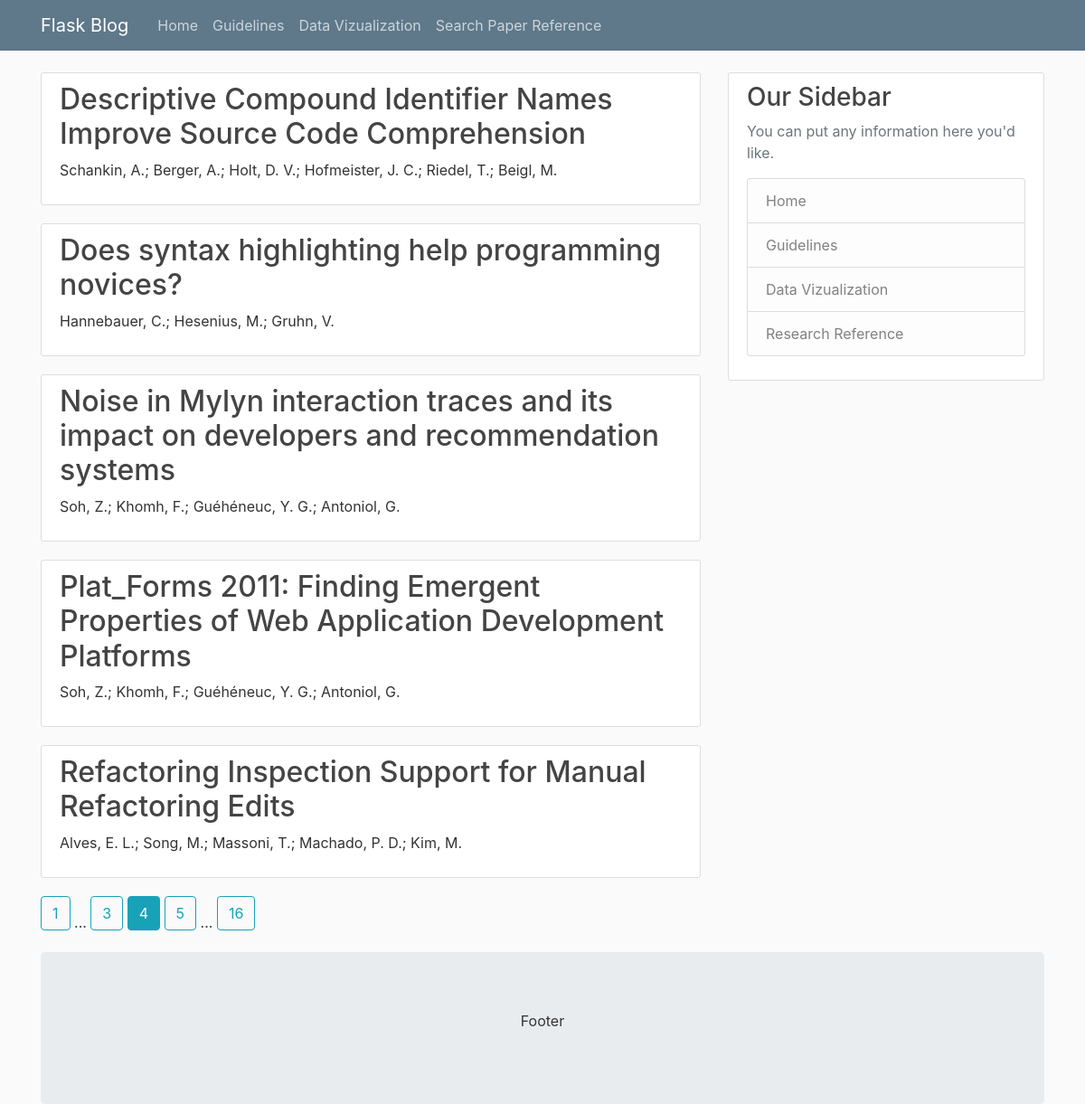
/search?page=4, run on an earlier commit of the app's database.
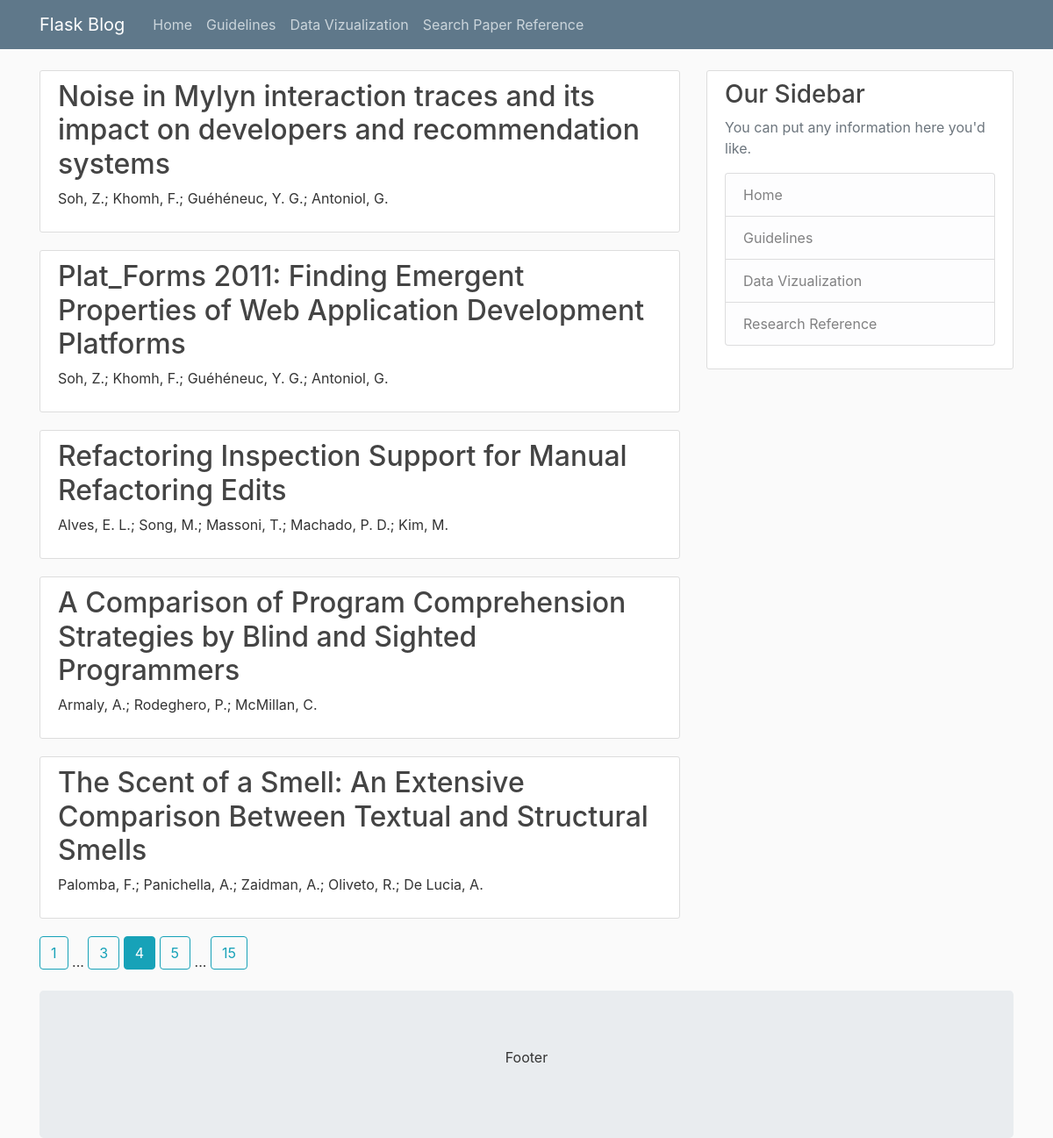
And on a later commit of the database.
### flaskblog/models.py (models this page shows)
class Publication(db.Model):
    pub_id = db.Column(db.Integer, primary_key=True)
    title = db.Column(db.String(200), nullable=False)
    year = db.Column(db.Integer, nullable=False)
    venue = db.Column(db.String(20), nullable=False)
    authors = db.Column(db.String(200), nullable=False)
    experiments = db.relationship("Experiment", backref="exp_pub", lazy=True)

### flaskblog/finder/routes.py (the view)
@finder.route("/search")
def search():
    page = request.args.get('page', 1, type=int)
    pubs = Publication.query.order_by(
        Publication.year.desc()).paginate(page=page, per_page=5)
    return render_template('research.html', pubs=pubs)

### flaskblog/templates/research.html
{% extends "layout.html" %}
{% block content %}
    {% for post in pubs.items %}
        <article class="media content-section">
          <div class="media-body">
            <h2><a class="article-title" href="{{ url_for('finder.details', pub_id=post.pub_id) }}">{{ post.title }}</a></h2>
            <p class="article-content">{{ post.authors }}</p>
          </div>
        </article>
    {% endfor %}
    {% for page_num in pubs.iter_pages(left_edge=1, right_edge=1, left_current=1, right_current=2) %}
      {% if page_num %}
        {% if pubs.page == page_num %}
          <a class="btn btn-info mb-4" href="{{ url_for('finder.search', page=page_num) }}">{{ page_num }}</a>
        {% else %}
          <a class="btn btn-outline-info mb-4" href="{{ url_for('finder.search', page=page_num) }}">{{ page_num }}</a>
        {% endif %}
      {% else %}
        ...
      {% endif %}
    {% endfor %}
{% endblock content %}

What changed in the data, as far as the page shows it:
no longer on this page (row edited): Publication: title "Descriptive Compound Identifier Names Improve Source Code Comprehension", authors "Schankin, A.; Berger, A.; Holt, D. V.; Hofmeister, J. C.; Riedel, T.; Beigl, M."
no longer on this page (row edited): Publication: title "Does syntax highlighting help programming novices?", authors "Hannebauer, C.; Hesenius, M.; Gruhn, V."
now on this page (row edited): Publication: title "A Comparison of Program Comprehension Strategies by Blind and Sighted Programmers", authors "Armaly, A.; Rodeghero, P.; McMillan, C."
now on this page (row edited): Publication: title "The Scent of a Smell: An Extensive Comparison Between Textual and Structural Smells", authors "Palomba, F.; Panichella, A.; Zaidman, A.; Oliveto, R.; De Lucia, A."
Also different on the page:
new list line: "15"
list line gone: "16"
